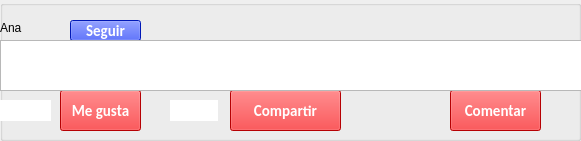
    <widget class="QGroupBox" name="groupBox_20">
     <property name="geometry">
      <rect>
       <x>0</x>
       <y>1280</y>
       <width>581</width>
       <height>141</height>
      </rect>
     </property>
     <property name="title">
      <string/>
     </property>
     <widget class="QPushButton" name="Bt_like_18">
      <property name="geometry">
       <rect>
        <x>60</x>
        <y>90</y>
        <width>81</width>
        <height>41</height>
       </rect>
      </property>
      <property name="font">
       <font>
        <family>Calibri</family>
        <pointsize>11</pointsize>
        <weight>75</weight>
        <bold>true</bold>
       </font>
      </property>
      <property name="contextMenuPolicy">
       <enum>Qt::DefaultContextMenu</enum>
      </property>
      <property name="styleSheet">
       <string notr="true">QPushButton{
	background-color: rgb(255, 0, 4);
	color: #FFFFFF;
}</string>
      </property>
      <property name="text">
       <string>Me gusta</string>
      </property>
     </widget>
     <widget class="QLabel" name="label_like_18">
      <property name="geometry">
       <rect>
        <x>0</x>
        <y>100</y>
        <width>51</width>
        <height>21</height>
       </rect>
      </property>
      <property name="styleSheet">
       <string notr="true">QLabel{
	background-color: #FFFFFF;
}</string>
      </property>
      <property name="text">
       <string/>
      </property>
     </widget>
     <widget class="QPushButton" name="Bt_com_18">
      <property name="geometry">
       <rect>
        <x>450</x>
        <y>90</y>
        <width>91</width>
        <height>41</height>
       </rect>
      </property>
      <property name="font">
       <font>
        <family>Calibri</family>
        <pointsize>11</pointsize>
        <weight>75</weight>
        <bold>true</bold>
       </font>
      </property>
      <property name="contextMenuPolicy">
       <enum>Qt::DefaultContextMenu</enum>
      </property>
      <property name="styleSheet">
       <string notr="true">QPushButton{
	background-color: rgb(255, 0, 4);
	color: #FFFFFF;
}</string>
      </property>
      <property name="text">
       <string>Comentar</string>
      </property>
     </widget>
     <widget class="QLabel" name="label_share_18">
      <property name="geometry">
       <rect>
        <x>170</x>
        <y>100</y>
        <width>48</width>
        <height>21</height>
       </rect>
      </property>
      <property name="styleSheet">
       <string notr="true">QLabel{
	background-color: #FFFFFF;
}</string>
      </property>
      <property name="text">
       <string/>
      </property>
     </widget>
     <widget class="QPushButton" name="Bt_share_18">
      <property name="geometry">
       <rect>
        <x>230</x>
        <y>90</y>
        <width>111</width>
        <height>41</height>
       </rect>
      </property>
      <property name="font">
       <font>
        <family>Calibri</family>
        <pointsize>11</pointsize>
        <weight>75</weight>
        <bold>true</bold>
       </font>
      </property>
      <property name="contextMenuPolicy">
       <enum>Qt::DefaultContextMenu</enum>
      </property>
      <property name="styleSheet">
       <string notr="true">QPushButton{
	background-color: 	rgb(255, 0, 4);
color: #FFFFFF;
}</string>
      </property>
      <property name="text">
       <string>Compartir</string>
      </property>
     </widget>
     <widget class="QLabel" name="label_25">
      <property name="geometry">
       <rect>
        <x>0</x>
        <y>20</y>
        <width>55</width>
        <height>16</height>
       </rect>
      </property>
      <property name="text">
       <string>Ana </string>
      </property>
     </widget>
     <widget class="QPushButton" name="Bt_s_18">
      <property name="geometry">
       <rect>
        <x>70</x>
        <y>20</y>
        <width>71</width>
        <height>21</height>
       </rect>
      </property>
      <property name="font">
       <font>
        <family>Calibri</family>
        <pointsize>11</pointsize>
        <weight>75</weight>
        <bold>true</bold>
       </font>
      </property>
      <property name="contextMenuPolicy">
       <enum>Qt::DefaultContextMenu</enum>
      </property>
      <property name="styleSheet">
       <string notr="true">QPushButton{
	background-color:  rgb(0, 34, 255);
	color: #FFFFFF;
}</string>
      </property>
      <property name="text">
       <string>Seguir</string>
      </property>
     </widget>
     <widget class="QPlainTextEdit" name="publicacion1_18">
      <property name="geometry">
       <rect>
        <x>0</x>
        <y>40</y>
        <width>611</width>
        <height>51</height>
       </rect>
      </property>
     </widget>
     <widget class="QGroupBox" name="groupBox_21">
      <property name="geometry">
       <rect>
        <x>310</x>
        <y>140</y>
        <width>581</width>
        <height>231</height>
       </rect>
      </property>
      <property name="title">
       <string/>
      </property>
      <widget class="QPushButton" name="Bt_like_19">
       <property name="geometry">
        <rect>
         <x>60</x>
         <y>90</y>
         <width>81</width>
         <height>41</height>
        </rect>
       </property>
       <property name="font">
        <font>
         <family>Calibri</family>
         <pointsize>11</pointsize>
         <weight>75</weight>
         <bold>true</bold>
        </font>
       </property>
       <property name="contextMenuPolicy">
        <enum>Qt::DefaultContextMenu</enum>
       </property>
       <property name="styleSheet">
        <string notr="true">QPushButton{
	background-color: rgb(255, 0, 4);
	color: #FFFFFF;
}</string>
       </property>
       <property name="text">
        <string>Me gusta</string>
       </property>
      </widget>
      <widget class="QLabel" name="label_like_19">
       <property name="geometry">
        <rect>
         <x>0</x>
         <y>100</y>
         <width>51</width>
         <height>21</height>
        </rect>
       </property>
       <property name="styleSheet">
        <string notr="true">QLabel{
	background-color: #FFFFFF;
}</string>
       </property>
       <property name="text">
        <string/>
       </property>
      </widget>
      <widget class="QPushButton" name="Bt_com_19">
       <property name="geometry">
        <rect>
         <x>450</x>
         <y>90</y>
         <width>91</width>
         <height>41</height>
        </rect>
       </property>
       <property name="font">
        <font>
         <family>Calibri</family>
         <pointsize>11</pointsize>
         <weight>75</weight>
         <bold>true</bold>
        </font>
       </property>
       <property name="contextMenuPolicy">
        <enum>Qt::DefaultContextMenu</enum>
       </property>
       <property name="styleSheet">
        <string notr="true">QPushButton{
	background-color: rgb(255, 0, 4);
	color: #FFFFFF;
}</string>
       </property>
       <property name="text">
        <string>Comentar</string>
       </property>
      </widget>
      <widget class="QLabel" name="label_share_19">
       <property name="geometry">
        <rect>
         <x>170</x>
         <y>100</y>
         <width>48</width>
         <height>21</height>
        </rect>
       </property>
       <property name="styleSheet">
        <string notr="true">QLabel{
	background-color: #FFFFFF;
}</string>
       </property>
       <property name="text">
        <string/>
       </property>
      </widget>
      <widget class="QPushButton" name="Bt_share_19">
       <property name="geometry">
        <rect>
         <x>230</x>
         <y>90</y>
         <width>111</width>
         <height>41</height>
        </rect>
       </property>
       <property name="font">
        <font>
         <family>Calibri</family>
         <pointsize>11</pointsize>
         <weight>75</weight>
         <bold>true</bold>
        </font>
       </property>
       <property name="contextMenuPolicy">
        <enum>Qt::DefaultContextMenu</enum>
       </property>
       <property name="styleSheet">
        <string notr="true">QPushButton{
	background-color: 	rgb(255, 0, 4);
color: #FFFFFF;
}</string>
       </property>
       <property name="text">
        <string>Compartir</string>
       </property>
      </widget>
      <widget class="QLabel" name="label_26">
       <property name="geometry">
        <rect>
         <x>0</x>
         <y>20</y>
         <width>55</width>
         <height>16</height>
        </rect>
       </property>
       <property name="text">
        <string>Ana </string>
       </property>
      </widget>
      <widget class="QPushButton" name="Bt_s_19">
       <property name="geometry">
        <rect>
         <x>70</x>
         <y>20</y>
         <width>71</width>
         <height>21</height>
        </rect>
       </property>
       <property name="font">
        <font>
         <family>Calibri</family>
         <pointsize>11</pointsize>
         <weight>75</weight>
         <bold>true</bold>
        </font>
       </property>
       <property name="contextMenuPolicy">
        <enum>Qt::DefaultContextMenu</enum>
       </property>
       <property name="styleSheet">
        <string notr="true">QPushButton{
	background-color:  rgb(0, 34, 255);
	color: #FFFFFF;
}</string>
       </property>
       <property name="text">
        <string>Seguir</string>
       </property>
      </widget>
      <widget class="QPlainTextEdit" name="publicacion1_19">
       <property name="geometry">
        <rect>
         <x>0</x>
         <y>40</y>
         <width>611</width>
         <height>51</height>
        </rect>
       </property>
      </widget>
     </widget>
    </widget>
